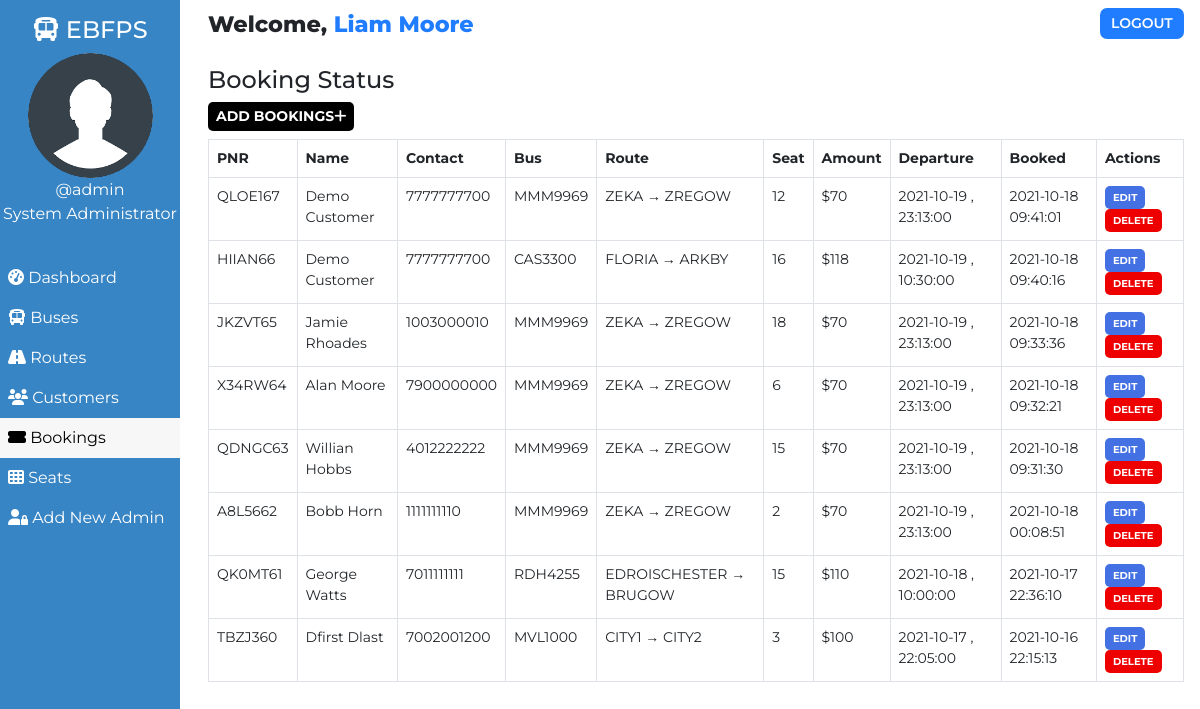
Page /admin/booking.php (signed in) on the earlier database version.
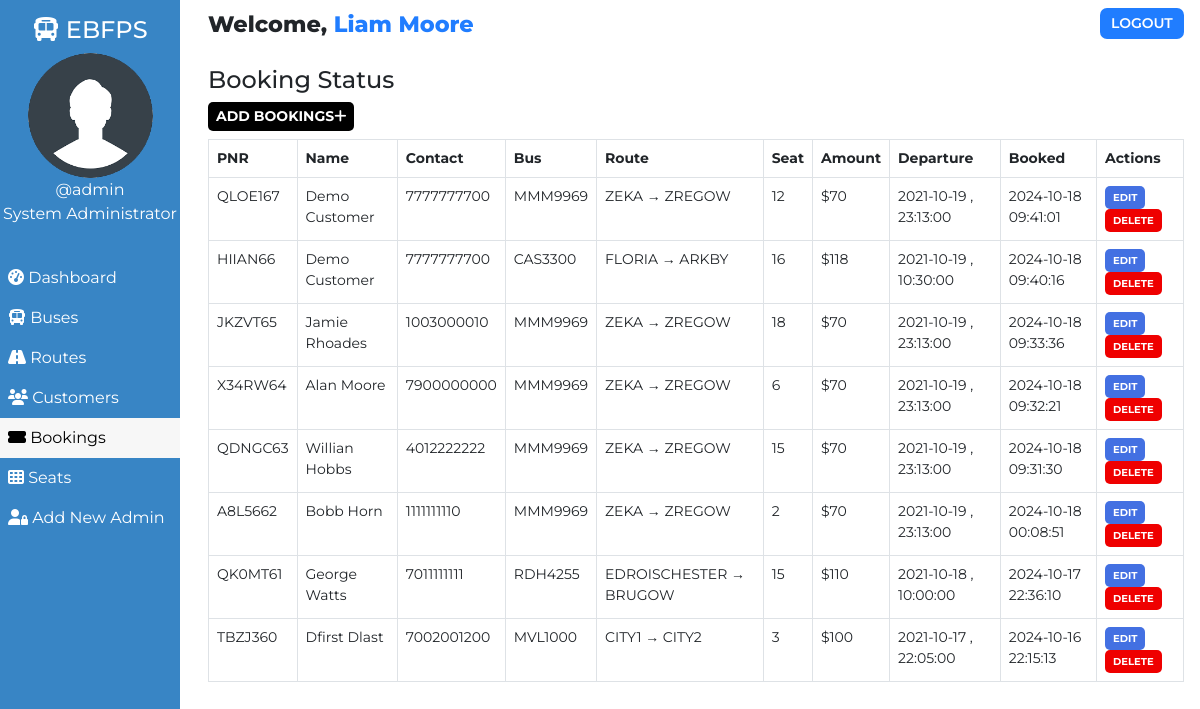
Same page on the later database version.
### tables this page shows
CREATE TABLE `users` (
  `user_id` int(11) NOT NULL,
  `user_fullname` varchar(100) NOT NULL,
  `user_name` varchar(30) NOT NULL,
  `user_password` varchar(255) NOT NULL,
  `user_created` datetime NOT NULL DEFAULT CURRENT_TIMESTAMP
);

CREATE TABLE `bookings` (
  `id` int(100) NOT NULL,
  `booking_id` varchar(255) NOT NULL,
  `customer_id` varchar(255) NOT NULL,
  `route_id` varchar(255) NOT NULL,
  `customer_route` varchar(200) NOT NULL,
  `booked_amount` int(100) NOT NULL,
  `booked_seat` varchar(100) NOT NULL,
  `booking_created` datetime NOT NULL DEFAULT CURRENT_TIMESTAMP
);

CREATE TABLE `customers` (
  `id` int(100) NOT NULL,
  `customer_id` varchar(255) NOT NULL,
  `customer_name` varchar(30) NOT NULL,
  `customer_phone` varchar(10) NOT NULL,
  `customer_created` datetime NOT NULL DEFAULT CURRENT_TIMESTAMP
);

CREATE TABLE `routes` (
  `id` int(100) NOT NULL,
  `route_id` varchar(255) NOT NULL,
  `bus_no` varchar(155) NOT NULL,
  `route_cities` varchar(255) NOT NULL,
  `route_dep_date` date NOT NULL,
  `route_dep_time` time NOT NULL,
  `route_step_cost` int(100) NOT NULL,
  `route_created` datetime NOT NULL DEFAULT CURRENT_TIMESTAMP
);

### assets/partials/_functions.php (called while the page is built, shortened)
<?php
    function get_from_table($conn, $table, $primaryKey, $pKeyValue, $toget)
    {
        $sql = "SELECT * FROM $table WHERE $primaryKey='$pKeyValue'";
        $result = mysqli_query($conn, $sql);
        $row = mysqli_fetch_assoc($result);
        if($row)
        {
            return $row["$toget"];
        }
        return false;
    }
?>

### admin/booking.php (the view, shortened to what this page needs)
<!DOCTYPE html>
<html lang="en">
<head>
    <link href="https://cdn.jsdelivr.net/npm/bootstrap@5.0.1/dist/css/bootstrap.min.css" rel="stylesheet">
    <?php
        $page="booking";
    ?>
</head>
<body>
    <?php require '../assets/partials/_admin-header.php';?>
        <?php
            $resultSql = "SELECT * FROM `bookings` ORDER BY booking_created DESC";
            $resultSqlResult = mysqli_query($conn, $resultSql);
            if(!mysqli_num_rows($resultSqlResult)){ ?>
                <div class="container mt-4">
                    <div id="noCustomers" class="alert alert-dark " role="alert">
                        <h1 class="alert-heading">No Bookings Found!!</h1>
                        <p class="fw-light">Be the first person to add one!</p>
                        <hr>
                        <div id="addCustomerAlert" class="alert alert-success" role="alert">
                                Click on <button id="add-button" class="button btn-sm"type="button"data-bs-toggle="modal" data-bs-target="#addModal">ADD <i class="fas fa-plus"></i></button> to add a booking!
                        </div>
                    </div>
                </div>
            <?php }
            else { ?>
            <section id="booking">
                <div id="head">
                    <h4>Booking Status</h4>
                </div>
                <div id="booking-results">
                    <div>
                        <button id="add-button" class="button btn-sm"type="button"data-bs-toggle="modal" data-bs-target="#addModal">Add Bookings<i class="fas fa-plus"></i></button>
                    </div>
                    <table class="table table-hover table-bordered">
                        <thead>
                            <th>PNR</th>
                            <th>Name</th>
                            <th>Contact</th>
                            <th>Bus</th>
                            <th>Route</th>
                            <th>Seat</th>
                            <th>Amount</th>
                            <th>Departure</th>
                            <th>Booked</th>
                            <th>Actions</th>
                        </thead>
                        <?php
                            while($row = mysqli_fetch_assoc($resultSqlResult))
                            {
                                $id = $row["id"];
                                $customer_id = $row["customer_id"];
                                $route_id = $row["route_id"];
                                $pnr = $row["booking_id"];
                                $customer_name = get_from_table($conn, "customers","customer_id", $customer_id, "customer_name");
                                $customer_phone = get_from_table($conn,"customers","customer_id", $customer_id, "customer_phone");
                                $bus_no = get_from_table($conn, "routes", "route_id", $route_id, "bus_no");
                                $route = $row["customer_route"];
                                $booked_seat = $row["booked_seat"];
                                $booked_amount = $row["booked_amount"];
                                $dep_date = get_from_table($conn, "routes", "route_id", $route_id, "route_dep_date");
                                $dep_time = get_from_table($conn, "routes", "route_id", $route_id, "route_dep_time");
                                $booked_timing = $row["booking_created"];
                        ?>
                        <tr>
                            <td>
                                <?php
                                    echo $pnr;
                                ?>
                            </td>
                            <td>
                                <?php
                                    echo $customer_name;
                                ?>
                            </td>
                            <td>
                                <?php
                                    echo $customer_phone;
                                ?>
                            </td>
                            <td>
                                <?php
                                    echo $bus_no;
                                ?>
                            </td>
                            <td>
                                <?php
                                    echo $route;
                                ?>
                            </td>
                            <td>
                                <?php
                                    echo $booked_seat;
                                ?>
                            </td>
                            <td>
                                <?php
                                    echo '$'.$booked_amount;
                                ?>
                            </td>
                            <td>
                                <?php
                                    echo $dep_date . " , ". $dep_time;
                                ?>
                            </td>
                            <td>
                                <?php
                                    echo $booked_timing;
                                ?>
                            </td>
                            <td>
                            <button class="button btn-sm edit-button" data-link="<?php echo $_SERVER['REQUEST_URI']; ?>" data-customerid="<?php
                                                echo $customer_id;?>" data-id="<?php
                                                echo $id;?>" data-name="<?php
                                                echo $customer_name;?>" data-phone="<?php
                                                echo $customer_phone;?>" >Edit</button>
                                <button class="button delete-button btn-sm" data-bs-toggle="modal" data-bs-target="#deleteModal"
                                data-id="<?php
                                                echo $id;?>" data-bookedseat="<?php
                                                echo $booked_seat;
                                            ?>" data-routeid="<?php
                                            echo $route_id;
                                        ?>"> Delete</button>
                            </td>
                        </tr>
                        <?php
                        }
                    ?>
                    </table>
                </div>
            </section>
            <?php } ?>
        </div>
    </main>
</body>
</html>

### assets/partials/_admin-header.php
<?php
    require '_functions.php';
    $conn = db_connect();
    $user_id = $_SESSION['user_id'];
    $sql = "SELECT * FROM users WHERE user_id = $user_id";
    $result = mysqli_query($conn, $sql);
    if($row = mysqli_fetch_assoc($result))
    {
        $user_fullname = $row["user_fullname"];
        $user_name = $row["user_name"];
    }
?>
    <main id="container">
        <div id="sidebar">
            <h4><i class="fas fa-bus"></i> EBFPS</h4>
            <div>
                <img class="adminDp" src="../assets/img/userav-min.png" height="125px" alt="Admin Profile Pic">
                <p>
                    <?php  echo '@'.$user_name;  ?>
                </p>
                <p>System Administrator</p>
            </div>
            <ul id="options">
                <li class="option <?php if($page=='dashboard'){ echo 'active';}?>">
                    <a href="./dashboard.php">
                    <i class="fas fa-tachometer-alt"></i> Dashboard
                    </a>
                </li>
                <li class="option <?php if($page=='bus'){ echo 'active';}?>">
                    <a href="./bus.php">
                    <i class="fas fa-bus"></i> Buses
                    </a>
                </li>
                <li class="option <?php if($page=='route'){ echo 'active';}?>">
                    <a href="./route.php">
                    <i class="fas fa-road"></i> Routes
                    </a>
                </li>
                <li class="option <?php if($page=='customer'){ echo 'active';}?>">
                    <a href="./customer.php">
                    <i class="fas fa-users"></i> Customers
                    </a>
                </li>
                <li class="option <?php if($page=='booking'){ echo 'active';}?>">
                    <a href="./booking.php">
                    <i class="fas fa-ticket-alt"></i> Bookings
                    </a>
                </li>
                <li class="option <?php if($page=='seat'){ echo 'active';}?>">
                    <a href="./seat.php">
                    <i class="fas fa-th"></i> Seats
                    </a>
                </li>
                <li class="option <?php if($page=='signup'){ echo 'active';}?>">
                    <a href="./signup.php">
                    <i class="fas fa-user-lock"></i> Add New Admin
                    </a>
                </li>
            </ul>
        </div>
        <div id="main-content">
            <section id="welcome">
                <ul>
                    <li class="welcome-item">Welcome,
                        <span id="USER">
                            <?php
                                echo $user_fullname;
                            ?>
                        </span>
                    </li>
                    <li class="welcome-item">
                        <button id="logout" class="btn-sm">
                            <a href="../assets/partials/_logout.php">LOGOUT</a>
                        </button>
                    </li>
                </ul>
            </section>

### assets/styles/admin.php (style rules this page uses)
body { margin: 0; box-sizing: border-box; font-family: 'Montserrat', sans-serif; background-color: white; }
html { scroll-behavior: smooth; }
*, *::after, *::before { box-sizing: inherit; }
#USER { color: #207DFF; }
.adminDp { border-radius: 50%; }
#welcome { background-color: white; }
#welcome ul { display: flex; justify-content: space-between; list-style-type: none; padding: 0; margin: 0; }
#welcome li { margin: 0 1rem; padding: 0.5rem 0; }
#welcome li:first-child { font-weight: 800; font-size: 1.4rem; }
#logout { padding: 0.3rem 0.7rem; background-color: #207DFF; font-weight: 600; outline: none; border: none; border-radius: 7px; }
#logout a { color: white; text-decoration: none; }
@media only screen and (min-width:1000px) { #sidebar { text-align: center; background-color: #3885c5; color: white; width: 15%; position: fixed; top: 0%; padding-top: 1rem; z-index: 2; height: 100vh; } }
@media only screen and (min-width:1000px) { #sidebar p { margin: 0; } }
@media only screen and (min-width:1000px) { #sidebar ul { margin-top: 2rem; } }
@media only screen and (min-width:1000px) { #options { list-style-type: none; text-align: left; padding-left: 0; } }
@media only screen and (min-width:1000px) { .option a { display: block; padding: 0.5rem; text-decoration: none; color: inherit; } }
@media only screen and (min-width:1000px) { .active { background-color:#f7f7f7; color:black; } }
@media only screen and (min-width:1000px) { #main-content { margin-left: 16%; } }

### assets/styles/admin-options.php (style rules this page uses)
* { font-family: Montserrat; }
#booking #head, #customer #head, #route #head, #seat #head, #bus #head { padding-top: 1rem; }
#booking, #customer, #route, #bus, #seat { padding: 0 1rem; }
#booking-results > div, #customer-results > div, #route-results > div, #bus-results > div { margin-bottom: 0.5rem; }
#booking-results button, #customer-results button, #route button, #bus-results button { border-radius: 5px; }
.button { border: none; font-weight: bold; text-transform: uppercase; }
#add-button { background-color: black; color: white; }
table { font-size: 14px; }
table th,td { padding-left: 0.3rem; }
table button { color: white; }
.edit-button { background-color: #4370E2; }
.delete-button { background-color: #EF0000; }
.edit-button, .delete-button { font-size: 10px }

Differences in the rows shown:
changed bookings "QLOE167": booking_created "2021-10-18 09:41:01" → "2024-10-18 09:41:01"
changed bookings "HIIAN66": booking_created "2021-10-18 09:40:16" → "2024-10-18 09:40:16"
changed bookings "JKZVT65": booking_created "2021-10-18 09:33:36" → "2024-10-18 09:33:36"
changed bookings "X34RW64": booking_created "2021-10-18 09:32:21" → "2024-10-18 09:32:21"
changed bookings "QDNGC63": booking_created "2021-10-18 09:31:30" → "2024-10-18 09:31:30"
changed bookings "Bobb Horn": booking_created "2021-10-18 00:08:51" → "2024-10-18 00:08:51"
changed bookings "QK0MT61": booking_created "2021-10-17 22:36:10" → "2024-10-17 22:36:10"
changed bookings "TBZJ360": booking_created "2021-10-16 22:15:13" → "2024-10-16 22:15:13"
